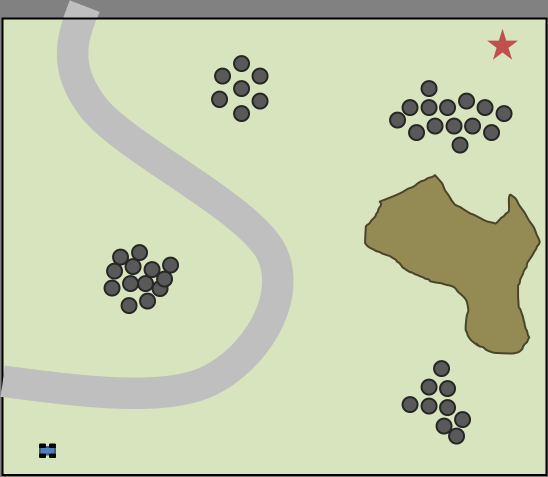
%> input picture MATLAB/DP/combined/sample_map.png, 1096 x 953 px (shown at 1/2 size)
$ octave full_sim.m   (GNU Octave 9; MATLAB toolbox functions it lacks are replaced by stand-ins)
%> lines starting %> are read from the running program, lines starting %| are printed output that depends on the picture
### MATLAB/DP/combined/add_obstacles.m
function [ costs, P_tr, obst, n_rows, n_cols ] = add_obstacles(env )
%> called with env = 'sample'
%UNTITLED Summary of this function goes here
%   Detailed explanation goes here
% close all

if strcmp(env, 'pipeline')
    %use pipeline simulation.
    ha = axes('units','normalized','position',[0 0 1 1]);
    uistack(ha,'bottom');

    I=imread('pipeline_map.png');
    hi = imagesc(I);
    colormap gray

    set(ha,'handlevisibility','off','visible','off')

    n_rows = 50; % must be at least 2x2.
    n_cols = 20;
    axes('position',[0 0 .99 .99])
    axis([0 n_rows 0 n_cols])
    axis off
%     axis equal

%     obst = zeros(10,3);
r = 0.25; %radius of trees
    points = [30.25,32.75;
              31.4, 33.1;
              25 25;
              27 26;
              26 25.5;
              32 28;
              32, 28.5;
              31.5, 29.5;
              18, 35]; %centers of trees

    obst = zeros(length(points),3);
    for ii = 1:length(points)
        obst(ii,:) = [points(ii,:), r];
    end

    costs = max(.1,abs(0.5 + randn(n_rows,n_cols).*0.2.*ones(n_rows, n_cols)));
%     costs = 0.2.*ones(n_rows, n_cols);
%     P_tr = 0.95*ones(n_rows, n_cols);
    P_tr = min(1,.9 + 0.5.*abs(randn(n_rows, n_cols)));   %*ones(n_rows, n_cols);

%     costs(1:125,105:117) = .5;


elseif strcmp(env, 'field')
        %use pipeline simulation.
    ha = axes('units','normalized','position',[0 0 1 1]);
    uistack(ha,'bottom');

    I=imread('field.png');
    hi = imagesc(I);
    colormap gray

    set(ha,'handlevisibility','off','visible','off')

    n_rows = 50; % must be at least 2x2.
    n_cols = 50;
    axes('position',[0 0 .99 .99])
    axis([0 n_rows 0 n_cols])
    axis off

    obst = zeros(10,3);
    costs = 0.2*ones(n_rows, n_cols);
    P_tr = 0.99*ones(n_rows, n_cols);

    costs(17:40,8:14) = .5;
    costs(27:38, 14:25) = .6;
    costs(6:32, 25:32) = .4;
    costs(10:24, 32:45) = .6;
    P_tr(17:40,8:14) = .9;
    P_tr(27:38, 14:25) = .8;
    P_tr(6:32, 25:32) = .9;
    P_tr(10:24, 32:45) = .8;

else
    %sample environment
    ha = axes('units','normalized','position',[0 0 1 1]);
    uistack(ha,'bottom');

    I=imread('sample_map.png');
%> I is the input picture: size 953x1096x3 uint8; mean R, G, B 196.1, 205.3, 172.4
    hi = imagesc(I);
    colormap gray

    set(ha,'handlevisibility','off','visible','off')

    axes('position',[0 0 .99 .99])
    axis off
    axis equal
    n_rows = 15; % must be at least 2x2.
    n_cols = 15;

    costs =[01 .1 .1 01 01 01 .6 .6 01 01 01 01 01 01 01;
            01 .1 .1 01 01 .3 .7 .6 01 01 01 01 .3 01 01;
            01 .1 .1 01 01 .8 .8 .8 .9 01 01 .3 .6 .5 .4;
            01 01 .1 .1 01 01 .9 .9 01 01 01 .3 .5 .5 .5;
            01 01 01 .1 .1 01 01 01 01 01 01 01 01 .3 01;
            01 01 01 01 .1 .1 .1 01 01 01 01 01 .9 .5 01;
            01 .3 .3 .3 .3 01 .1 .1 01 01 01 .9 .9 .9 .5;
            01 .3 .4 .6 .6 .3 .3 .1 01 01 01 .7 .9 .9 .9;
            01 .3 .3 .7 .7 .3 .3 .3 .1 01 01 01 .8 .9 .9;
            01 01 01 .6 .6 .5 01 01 .1 01 01 01 01 .5 .8;
            01 01 01 01 01 01 01 .1 .1 01 01 01 01 .5 .7;
            01 01 01 01 01 01 01 .1 01 01 01 01 01 01 01;
            .1 .1 .1 .1 .1 .1 .1 01 01 01 01 01 .6 .4 01;
            01 01 01 01 01 01 01 01 01 01 01 .3 .6 .6 01;
            01 01 01 01 01 01 01 01 01 01 01 01 01 .4 01];

%     costs =[01 .1 .1 01 01 01 01 01 01 01 01 01 01 01 01;
%         01 .1 .1 01 01 01 01 01 01 01 01 01 01 01 01;
%         01 .1 .1 01 01 01 01 01 01 01 01 01 01 01 01;
%         01 01 .1 .1 01 01 01 01 01 01 01 01 01 01 01;
%         01 01 01 .1 .1 01 01 01 01 01 01 01 01 .3 01;
%         01 01 01 01 .1 .1 .1 01 01 01 01 01 .9 .5 01;
%         01 01 01 01 01 01 .1 .1 01 01 01 .9 .9 .9 .5;
%         01 01 01 01 01 01 01 .1 01 01 01 .7 .9 .9 .9;
%         01 .3 .3 01 .4 .3 .3 .1 .1 01 01 01 .8 .9 .9;
%         01 .3 .3 01 .5 .6 01 .1 .1 01 01 01 01 .5 .8;
%         01 01 01 01 01 01 01 .1 .1 01 01 01 01 .5 .7;
%         01 01 01 01 01 01 .1 01 01 01 01 01 01 01 01;
%         .1 .1 .1 .1 .1 .1 01 01 01 01 01 01 01 01 01;
%         01 01 01 01 01 01 01 01 01 01 01 01 01 01 01;
%         01 01 01 01 01 01 01 01 01 01 01 01 01 .4 01];

    costs = flipud(costs);

    % road low P_tr (should avoid)
    P_tr=sqrt([.99 .50 .50 .99 .99 .99 .75 .75 .99 .99 .99 .99 .99 .99 .99;
               .99 .50 .50 .99 .99 .75 .75 .75 .85 .99 .99 .99 .85 .99 .99;
               .99 .50 .50 .90 .99 .99 .75 .65 .75 .99 .99 .80 .75 .80 .95;
               .99 .99 .65 .50 .50 .99 .99 .99 .99 .99 .99 .80 .75 .75 .75;
               .99 .99 .99 .85 .50 .99 .99 .99 .75 .99 .99 .99 .90 .80 .99;
               .99 .99 .99 .75 .50 .50 .75 .50 .99 .99 .99 .99 .99 .95 .99;
               .99 .99 .99 .90 .99 .50 .50 .90 .99 .99 .99 .99 .99 .99 .99;
               .99 .99 .99 .99 .99 .75 .75 .50 .75 .99 .99 .99 .99 .99 .99;
               .99 .99 .99 .90 .99 .75 .99 .50 .50 .99 .99 .99 .99 .99 .99;
               .99 .99 .75 .75 .75 .99 .99 .99 .50 .99 .99 .99 .99 .99 .99;
               .99 .99 .99 .75 .75 .99 .99 .50 .50 .99 .99 .99 .99 .99 .99;
               .99 .99 .99 .99 .99 .99 .50 .50 .99 .99 .99 .99 .99 .80 .99;
               .50 .50 .50 .50 .50 .50 .50 .99 .99 .99 .99 .99 .75 .75 .99;
               .99 .99 .99 .99 .99 .99 .99 .99 .99 .99 .99 .99 .99 .75 .75;
               .99 .99 .99 .99 .99 .99 .99 .99 .99 .99 .99 .99 .99 .75 .75]);

           % % road high P_tr (should follow)
% P_tr=sqrt([.99 .99 .99 .99 .99 .99 .99 .99 .99 .99 .99 .99 .99 .99 .99;
%            .99 .99 .99 .99 .99 .99 .99 .99 .85 .99 .99 .99 .99 .99 .99;
%            .99 .99 .99 .99 .99 .99 .90 .65 .75 .99 .99 .80 .75 .80 .95;
%            .99 .99 .99 .99 .99 .75 .75 .75 .75 .99 .99 .80 .75 .75 .75;
%            .99 .99 .99 .85 .99 .90 .60 .80 .75 .99 .99 .99 .90 .80 .99;
%            .99 .99 .99 .75 .99 .99 .75 .75 .99 .99 .99 .99 .99 .99 .99;
%            .99 .99 .99 .90 .99 .99 .75 .99 .99 .99 .99 .99 .99 .99 .99;
%            .99 .99 .99 .99 .99 .75 .99 .99 .75 .99 .99 .99 .99 .99 .99;
%            .99 .99 .99 .90 .99 .75 .99 .99 .99 .99 .99 .99 .99 .99 .99;
%            .99 .99 .75 .75 .75 .99 .99 .99 .99 .99 .99 .99 .99 .99 .99;
%            .99 .99 .99 .75 .75 .99 .99 .99 .99 .99 .99 .99 .99 .99 .99;
%            .99 .99 .99 .99 .99 .99 .99 .99 .99 .99 .99 .99 .99 .80 .99;
%            .99 .99 .99 .99 .99 .99 .99 .99 .99 .99 .99 .99 .75 .75 .99;
%            .99 .99 .99 .99 .99 .99 .99 .99 .99 .99 .99 .99 .99 .75 .75;
%            .99 .99 .99 .99 .99 .99 .99 .99 .99 .99 .99 .99 .99 .75 .75]);
    P_tr = flipud(P_tr);

    r = 0.25; %radius of trees
    points = [2.2,2.5;
              4, 6;
              4 6.75;
              4, 7.25;
              4.25, 7.75;
              3.5, 6.5;
              3.5, 7.25;
              3.75, 7.75;
              4.5 6.25;
              4.5 6.75;
              4.75 7.25;
              4 6.5;
              5 7;
              5.25 7.25;
              7.5 13.5;
              7.5 12.75;
              7.5 14.5;
              6.5 13;
              6.5 14;
              7 13;
              7 14;
              12.5 2.5;
              13 2.5;
              13 3;
              13.5 2.5;
              13.5 1.75;
              13.5 3;
              13.25 3.75;
              14 1.25;
              14 2;
              12 12.5;
              12.5 13;
              12.5 12;
              13.25 12.25;
              13 13;
              13 13.5;
              13.75 13;
              13.25 13.75;
              14 11.5;
              14.25 13;
              14.25 12.25;
              15 12;
              14.75 13;
              9, 4;
              9 4.5;
              9.3 4.4;
              8.9 3.8]; %centers of trees

    obst = zeros(length(points),3);
    for ii = 1:length(points)
        obst(ii,:) = [points(ii,:), r];
    end

end


end

### MATLAB/DP/combined/find_path.m
function [d, best_path] =  find_path(start_node, target_node, env, V, d, adj, coords, P_tr, P_tr_thresh)
%UNTITLED4 Summary of this function goes here
%   Detailed explanation goes here
%put nodes in topological order.
if strcmp(env, 'pipeline')
%     start_node = 11;
%     target_node = 988;
    dists = zeros(V,1);
    for jj = 1:V
        dists(jj) = norm([coords(jj,1) coords(jj,2)] - [coords(target_node,1) coords(target_node,2)]);
    end
    [y, rows_to_do] = sort(dists, 'ascend');
elseif strcmp(env, 'field')
    dists = zeros(V,1);
    for jj = 1:V
        dists(jj) = norm([coords(jj,1) coords(jj,2)] - [coords(target_node,1) coords(target_node,2)]);
    end
    [y, rows_to_do] = sort(dists, 'ascend');

else
%     start_node = 1;
%     target_node = V;
    rows_to_do = V:-1:1;
    rows_to_do  = rows_to_do';
end
d{target_node} = [0 1 target_node];

% for i=V:-1:1 %counting back from last populated column in adjacency matrix,
for ii=rows_to_do'
    col = ii;
        V_col = mod(col, V);
        if (V_col==0) V_col = V; end
    conns = find(adj(:,col)~=0);    %find entries in column col

    if mod(ii,100)==0
       disp('on column: ')
       disp(ii)
    end

    for jj=1:length(conns)   %for each connection,
        if isempty(d{conns(jj)})
            options = [];
        else
            options = d{conns(jj),1}; %pull current pareto front
        end
        row = conns(jj);             %row of current connection
        V_row = mod(row, V);
        if (V_row==0) V_row = V; end

        new_options = [d{ii,1}(:,1) + adj(row,col), d{ii,1}(:,2)*P_tr(V_row), repmat(ii, size(d{ii,1}(:,1)))];   %list possible new paths

    options = [options; new_options];
    [front, inds] = prto(options);

    if isempty(front)
        d{conns(jj),1} = options;

    else
        d{conns(jj),1} = front;
    end

    end
end

time = toc;
hold on
% bad_paths = 0;
for i=1:length(d)
    bad_paths = find(d{i}(:,2)<P_tr_thresh);
    d{i}(bad_paths, 1) = d{i}(bad_paths,1) + 1e6;
end
best_path = extract_best_path(d, start_node, target_node, P_tr_thresh);
cost = min(d{1}(:,1))
Ptr = prod(P_tr(best_path))
% Ptr = d{1}(1,2)
time

end

### MATLAB/DP/combined/extract_best_path.m
function [ best_path ] = extract_best_path(d, start_node, end_node, eps_tr )
%UNTITLED2 Summary of this function goes here
%   Detailed explanation goes here

% %extract best path
best_path = start_node;
t = start_node;
while (mod(t,end_node)>0) %while on a node that isn't the last node
    [y, best] = min(d{t}(:,1));

    if d{t}(best,2) > eps_tr
        t = d{t}(best,3);    %find minimum cost path at node t
    else
        [y,i] = find(d{t}(:,2)>.5);
        if isempty(y)
           t = d{t}(end,3);
        else
           t = d{t}(y(1),3);
        end
    end


    best_path(end+1) = t;

%     t = path(end);
end
best_path;

end

### MATLAB/DP/combined/plot_maps.m
function [ output_args ] =plot_maps(V, coords, costs, P_tr, env)
%UNTITLED Summary of this function goes here
%   Detailed explanation goes here

subplot(1,2,1)

% figure
for ii = 1:V
    v = [ coords(ii,1)-0.5 coords(ii,2)-0.5; coords(ii,1)-0.5 coords(ii,2)+0.5; coords(ii,1)+0.5 coords(ii,2)+0.5; coords(ii,1)+0.5  coords(ii,2)-0.5 ];
%     patch('Faces', [1 2 3 4], 'Vertices', v, 'FaceColor', [0 0 1], 'FaceAlpha', costs(i).^.5)
    patch('Faces', [1 2 3 4], 'Vertices', v, 'FaceColor', [1-min(costs(ii),1).^.5, 1-min(costs(ii),1)^.5, 1-min(costs(ii),1).^.5])
end

axis off
axis equal
if strcmp(env, 'sample')
   axis([0 16 0 16])
else %field
   axis([0 51 0 51])
end

title('Cost Map')

shades = linspace(0, 1, 64);
newmap = [shades' shades' shades'];
colormap((newmap));   %activate it
% colorbar('location', 'southoutside', 'YDir', 'reverse')
h = colorbar('location', 'southoutside');
set(h, 'YDir', 'reverse')
subplot(1,2,2)

% figure
for ii = 1:V
    v = [ coords(ii,1)-0.5 coords(ii,2)-0.5; coords(ii,1)-0.5 coords(ii,2)+0.5; coords(ii,1)+0.5 coords(ii,2)+0.5; coords(ii,1)+0.5  coords(ii,2)-0.5 ];
%     patch('Faces', [1 2 3 4], 'Vertices', v, 'FaceColor', [0 0 1], 'FaceAlpha', costs(i).^.5)
    patch('Faces', [1 2 3 4], 'Vertices', v, 'FaceColor', [1-P_tr(ii).^2 1-P_tr(ii).^2 1-P_tr(ii).^2])
end

axis off
axis equal
if strcmp(env, 'sample')
   axis([0 16 0 16])
else %field
   axis([0 51 0 51])
end
title('P_{tr} Map')

shades = linspace(0, 1, 64);
newmap = [shades' shades' shades'];
colormap(flipud(newmap));   %activate it
h = colorbar('location', 'southoutside');
set(h, 'YDir', 'reverse')

end

### MATLAB/DP/combined/circle.m
function [] =  circle(x,y,r,color)

hold on
th = 0:pi/50:2*pi;
xunit = r * cos(th) + x;
yunit = r * sin(th) + y;
plot(xunit, yunit,color,'LineWidth',3);
drawnow;
%hold off

end

### MATLAB/DP/combined/draw_robot.m
function [ h ] = draw_robot( rob )
%draw_robot Plots the robot, returns plot handle
%   Detailed explanation goes here

th = 0:pi/50:2*pi;
xunit = rob.r * cos(th) + rob.p(1);
yunit = rob.r * sin(th) + rob.p(2);

center = rob.p;
front = [0 0]';
front(1) = center(1) + rob.r*cos(rob.t);
front(2) = center(2) + rob.r*sin(rob.t);

h = plot([center(1);front(1)],[center(2);front(2)], xunit, yunit,'c','LineWidth',2);
drawnow;


end

### MATLAB/DP/combined/plot_paths.m
function [ c,p  ] = plot_paths( d, best_path, costs, P_tr, coords )
%UNTITLED2 Summary of this function goes here
%   Detailed explanation goes here


x = 1:length(best_path)';
% [10 lines of commented-out code are left out]
c = cumsum(costs(best_path));
p = cumprod(P_tr(best_path));
% [ax, h1, h2] = plotyy(x, c,  x, p);

% figure
subplot(1,2,1)
hold on
plot(x, c, 'LineWidth', 3)
title('Estimated Path Cost')
xlabel('Path step number')
ylabel('Path cost (J)')

subplot(1,2,2)
hold on
plot(x, p, 'LineWidth', 3)
xlabel('Path step number')
title('Probability of Traverse')
axis([0 max(x) 0 1])
% axes(ax(1));  ylabel('Cost (J)');
% axes(ax(2)); axis([0 25 0 1]); ylabel('P_{tr}');


end

### MATLAB/DP/combined/full_sim.m
clear
close all
%
env = 'sample';
% env = 'pipeline';
make_mov = false;

%create obstacles
[ costs, P_tr, obst, n_rows, n_cols ] = add_obstacles(env );
if (make_mov)
    M(1) = getframe; %#ok<*UNRCH>
end

%build adjacency matrix
V = n_rows*n_cols; %total number of nodes
% N = V^2;
i_vals = [];
j_vals = [];
dist = [];

P_tr_thresh = .850;

tic
for i = 1:V    %for each row in adjacency matrix
   if (mod(i,n_cols) >0) %if it isn't on the right edge of grid
    j_vals(end+1) = i; %add node to right
    i_vals(end+1) = i+1;
    dist(end+1) = 1;
   end

   if (mod(i, n_cols) ~=1) %if node isn't on the left edge of grid
    j_vals(end+1) = i; %add node to left
    i_vals(end+1) = i-1;
    dist(end+1) = 1;
   end

   if (i> n_cols) %if vertex isn't on top of grid
    j_vals(end+1) = i ;   %add next node up
    i_vals(end+1) = i - n_cols;
    dist(end+1) = 1;
       if (mod(i,n_cols) >0) %if it isn't on the right edge of grid
        j_vals(end+1) = i; %add node to diagonal right
        i_vals(end+1) = i+1 - n_cols;
        dist(end+1) = sqrt(2);
       end
%
       if (mod(i, n_cols) ~=1) %if node isn't on the left edge of grid
        j_vals(end+1) = i; %add node to diagonal left
        i_vals(end+1) = i-1 -n_cols;
        dist(end+1) = sqrt(2);
       end
   end

   if (i<=(V- n_cols))   %if vertex isn't on bottom of grid
    j_vals(end+1) = i ;  %add next node down
    i_vals(end+1) = i+n_cols ;
    dist(end+1) = 1;
       if (mod(i,n_cols) >0) %if it isn't on the right edge of grid
        j_vals(end+1) = i; %add node to diagonal right
        i_vals(end+1) = i+1+ n_cols;
        dist(end+1) = sqrt(2);
       end
%
       if (mod(i, n_cols) ~=1) %if node isn't on the left edge of grid
        j_vals(end+1) = i; %add node to diagonal left
        i_vals(end+1) = i-1+n_cols;
        dist(end+1) = sqrt(2);
       end
   end
end

% %populate coordinates for plotting
coords = [];
for i = 1:V
   col = mod(i,n_cols);
   row = ceil((i)/n_cols);
      if (col==0) col = n_cols; end
   coords(end+1,:) = [row, col];
end


% % % energy sources for pipeline
energy_sources = [2, 18.5; 17.25,18.25;24,2.75;34,2.75;42,16.5;49,1.5];


%create adjacency matrix
vals = zeros(size(i_vals));
for i=1:length(i_vals)
    vals(i) = mean([costs(i_vals(i)), costs(j_vals(i))])*dist(i);
end
adj= sparse(i_vals, j_vals, vals); %one section of the adjacency matrix

if strcmp(env, 'sample')
    gplot(adj, coords, '*-') %plot graph
    axis([0 16 0 16])
end
if (make_mov)
    M(1) = getframe;
end

[adj_i, adj_j, adj_v] = find(adj); %access rows and columns of adjacency matrix.

P_tr(V) = 1;
d{V,1} = []; %create d vector to store cost, P_tr, parents for each entry in adj.

if strcmp(env, 'pipeline')
    start_node = 11;
    target_node = 988;
else
    start_node = 1;
    target_node = V;
end

[d, best_path] =  find_path(start_node, target_node, env, V, d, adj, coords, P_tr, P_tr_thresh);

hold on
for i=1:length(best_path)-1  %plot path
%     plot(coords(best_path(i),1), coords(best_path(i),2), 'r*')
  h0 =   plot([coords(best_path(i),1), coords(best_path(i+1),1)],[coords(best_path(i),2), coords(best_path(i+1),2)], 'r-', 'LineWidth', 4);
    if (make_mov)
        M(1) = getframe;
    end
end
axis off
figure

[c, p] = plot_paths( d, best_path, costs, P_tr, coords);
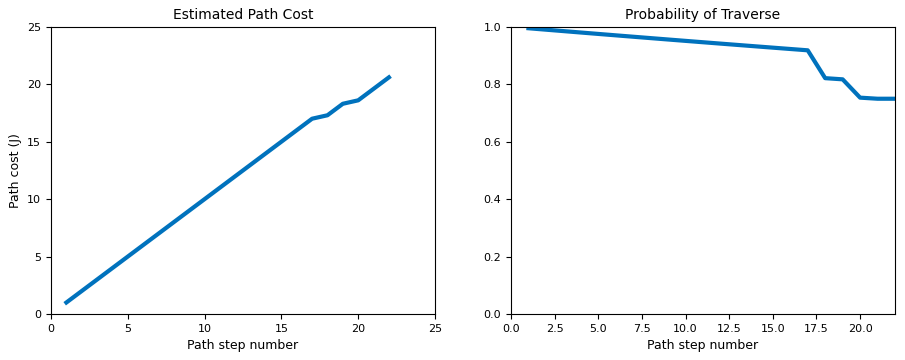
%> figure redrawn from the program's plot data, 2 panels; panel 1: curve peaks at x = 22, y = 20.6; panel 2: curve peaks at x = 1, y = 0.995

figure
plot_maps(V, coords, costs, P_tr, env);
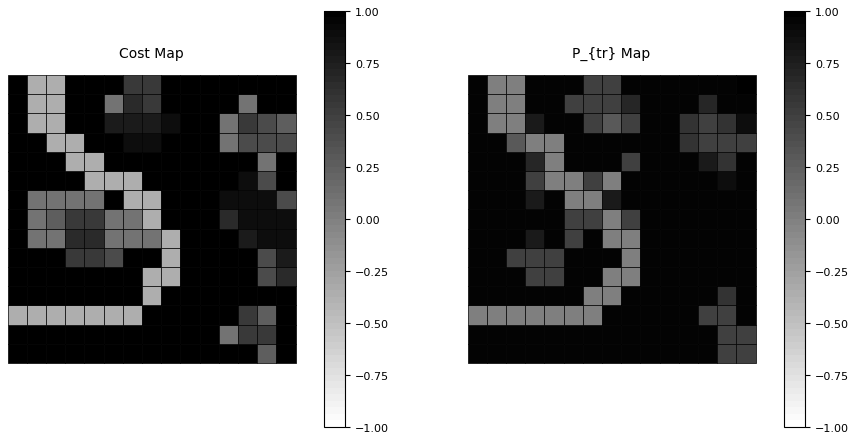
%> figure redrawn from the program's plot data, 2 panels

figure(1)

p_start =  coords(start_node,:)';
course = [1 1 15 15];
s = [];
map = [];
param.res = 0.25;            %Resolution of intermediate points. Must be <0.25 for InCollision_Edge to run.
param.thresh = 12;           %Bias towards the goal starting at this distance
param.maxiters = 100;      %Cap on iterations to run RRT
param.RRTstarrad = 15;      %Maximum length of lines redrawn by RRT*
param.goalbias = .95;        %Probability of checking the goal as p_new
param.maxpathlength = 20;    %Maximum length of any path segment.
param.sensor_range = 3;
param.gas_tank = 45;
goal.r = .5;            %radius of goal
robot.r = 0.4;
robot.t = 0;

robot.p = p_start;               %set robot position to x_start
robot.v = [0; 0; 0];


circle(p_start(1),p_start(1),goal.r,'g');               %draw the location of x_start and x_goal
if (make_mov)
    M(1) = getframe;
end

ka = 2;        %attractive gain
kr = 3;        %repulsive gain

dt = .02;        %time step size (seconds)

%%%%%%%%%%%%%%while robot position != goal:
h = draw_robot(robot);
if (make_mov)
    M(1) = getframe;
end
F = [0 0];
dif = 0;
t_dist = 0;

% obst = [2,5];
% ii = 0;

rc = best_path(1);

% for ii = 1:(length(best_path))
while ~isempty(best_path);
    p_goal = coords(best_path(1), :)'; %set coordinates of new target
    old_c = rc;
    rc = best_path(1);
    best_path(1) = []; %remove from list

% [6 lines of commented-out code are left out]

    while norm(robot.p - p_goal) > robot.r
        map = [];
        %%%%%%%%%%%do a sensor sweep
        %with and without movie
        if (make_mov)
            [ map, s, M ] = sensor( robot, obst, map, s, param.sensor_range, course, M);
        else
            [ map, s] = sensor( robot, obst, map, s, param.sensor_range, course);

        end
%

        %%%%%%%%%%%Find potential function
            %attractive potential
             dU_a = (robot.p - p_goal)/norm(robot.p - p_goal)*ka;


            %repulsive potential
            dU_r = zeros(size(map,1),2);
            for ii=1:size(map,1)
                for jj = size(map(ii).p,1)
                    d_to_obst = norm(-map(ii).p(jj,:) + robot.p');
                    del_r = (-map(ii).p(jj,:) + robot.p')/norm(-map(ii).p(jj,:) + robot.p');
                    dU_r(ii,:) = kr*(1/param.sensor_range - 1/d_to_obst)*1/d_to_obst^2*del_r;
                end
            end
            F_old = F;
            F = sum([-dU_a'; -dU_r],1);
        %%%%%%%%%%%% Move robot for one timestep
            plot(robot.p(1), robot.p(2), 'gx')
            if (make_mov)
                M(1) = getframe;
            end
            old_p = robot.p;
            xdd = F-F_old; %previous desired velocity.
            robot = state_int(robot, F, dt, xdd);
%             robot = si(robot, F, dt);
            plot([old_p(1), robot.p(1)],[old_p(2), robot.p(2)],'g', 'LineWidth', 3)
            if (make_mov)
                M(1) = getframe;
            end

            %check for going close to another node:
            if norm(robot.p - p_goal) > 2*robot.r %only enable if robot is far from target
                ds = repmat(robot.p', length(coords), 1) - coords;
                [dist,closest] = min(sum(abs(ds')));
                if closest ~= rc && closest ~= old_c %if the closest node isn't the previous or the next node,
                    best_path = extract_best_path(d, closest, target_node, P_tr_thresh);
                     %plot new best path
                    hold on
                        for i=1:length(best_path)-1  %plot path
                          h0 =   plot([coords(best_path(i),1), coords(best_path(i+1),1)],[coords(best_path(i),2), coords(best_path(i+1),2)], 'b-', 'LineWidth', 4);
                        end
                    disp('break')
                    break
                end
            end
            %check for getting stuck
            dif = norm(old_p - robot.p(1:2));
            if dif < .02
                %find nearest node
                nc = p_goal; %remove current node from list
                coords(rc,:) = [];
                ds = repmat(robot.p', length(coords), 1) - coords;
                [dist,closest] = min(sum(abs(ds')));
                %find it's best path
                coords = [coords(1:rc,:); nc'; coords(rc+1:end,:)]; %replace row in list
                best_path = extract_best_path(d, closest, target_node, P_tr_thresh);
                if (closest >= rc)
                    closest = closest +1;
                end
                %plot new best path
                hold on
                    for i=1:length(best_path)-1  %plot path
                      h0 =   plot([coords(best_path(i),1), coords(best_path(i+1),1)],[coords(best_path(i),2), coords(best_path(i+1),2)], 'b-', 'LineWidth', 4);
                    end
                disp('break')
                break
            end
% [17 lines of commented-out code are left out]

            set(h, 'Visible', 'off')
            h = draw_robot(robot);
            set(h, 'Visible', 'on')
            drawnow
            if (make_mov)
                M(1) = getframe;
            end

    end

end
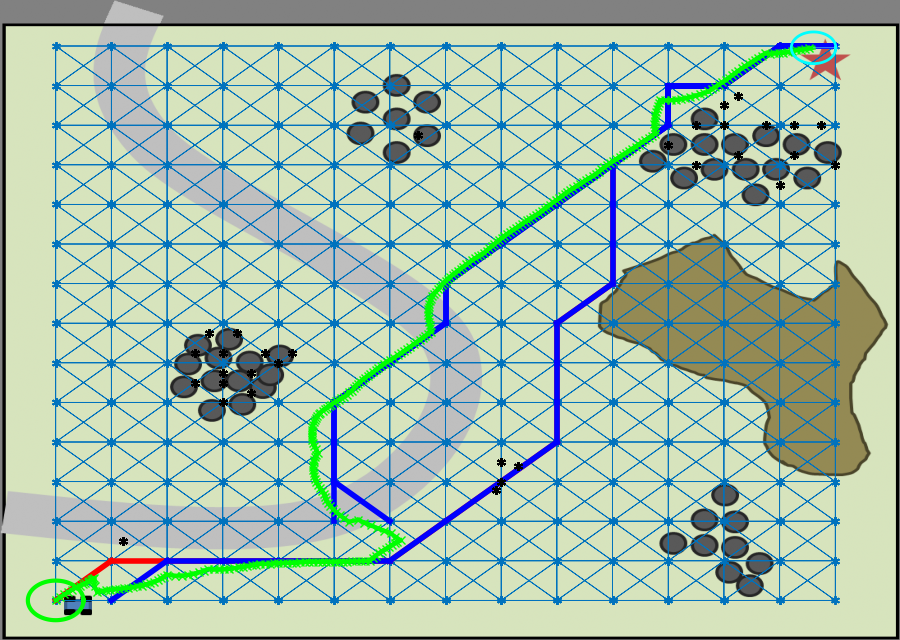
%> figure redrawn from the program's plot data, 2 panels


if (make_mov)
%     run('make_a_movie.m')
end
